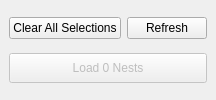
                 <widget class="QWidget" name="tab_2">
                  <property name="styleSheet">
                   <string notr="true"/>
                  </property>
                  <attribute name="title">
                   <string>Nest Directories</string>
                  </attribute>
                  <layout class="QVBoxLayout" name="verticalLayout_22" stretch="1,0,0">
                   <property name="spacing">
                    <number>6</number>
                   </property>
                   <property name="leftMargin">
                    <number>9</number>
                   </property>
                   <property name="topMargin">
                    <number>9</number>
                   </property>
                   <property name="rightMargin">
                    <number>9</number>
                   </property>
                   <property name="bottomMargin">
                    <number>9</number>
                   </property>
                   <item>
                    <layout class="QVBoxLayout" name="verticalLayout_18">
                     <item>
                      <layout class="QVBoxLayout" name="verticalLayout_24">
                       <property name="spacing">
                        <number>6</number>
                       </property>
                       <property name="leftMargin">
                        <number>0</number>
                       </property>
                       <property name="topMargin">
                        <number>0</number>
                       </property>
                       <property name="rightMargin">
                        <number>0</number>
                       </property>
                       <property name="bottomMargin">
                        <number>0</number>
                       </property>
                      </layout>
                     </item>
                    </layout>
                   </item>
                   <item>
                    <layout class="QHBoxLayout" name="horizontalLayout_20">
                     <property name="topMargin">
                      <number>0</number>
                     </property>
                     <item>
                      <widget class="QPushButton" name="pushButton_clear_selections">
                       <property name="text">
                        <string>Clear All Selections</string>
                       </property>
                      </widget>
                     </item>
                     <item>
                      <widget class="QPushButton" name="pushButton_refresh_directories">
                       <property name="text">
                        <string>Refresh</string>
                       </property>
                      </widget>
                     </item>
                    </layout>
                   </item>
                   <item>
                    <widget class="QPushButton" name="pushButton_load_nests">
                     <property name="enabled">
                      <bool>false</bool>
                     </property>
                     <property name="minimumSize">
                      <size>
                       <width>0</width>
                       <height>30</height>
                      </size>
                     </property>
                     <property name="text">
                      <string>Load 0 Nests</string>
                     </property>
                    </widget>
                   </item>
                  </layout>
                 </widget>
